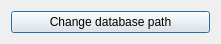
<?xml version="1.0" encoding="UTF-8"?>
<ui version="4.0">
 <class>Dialog</class>
 <widget class="QDialog" name="Dialog">
  <property name="geometry">
   <rect>
    <x>0</x>
    <y>0</y>
    <width>221</width>
    <height>41</height>
   </rect>
  </property>
  <property name="windowTitle">
   <string>Dialog</string>
  </property>
  <layout class="QGridLayout" name="gridLayout">
   <item row="0" column="0">
    <widget class="QPushButton" name="changeDataBase">
     <property name="text">
      <string>Change database path</string>
     </property>
    </widget>
   </item>
  </layout>
 </widget>
 <resources/>
 <connections/>
</ui>
